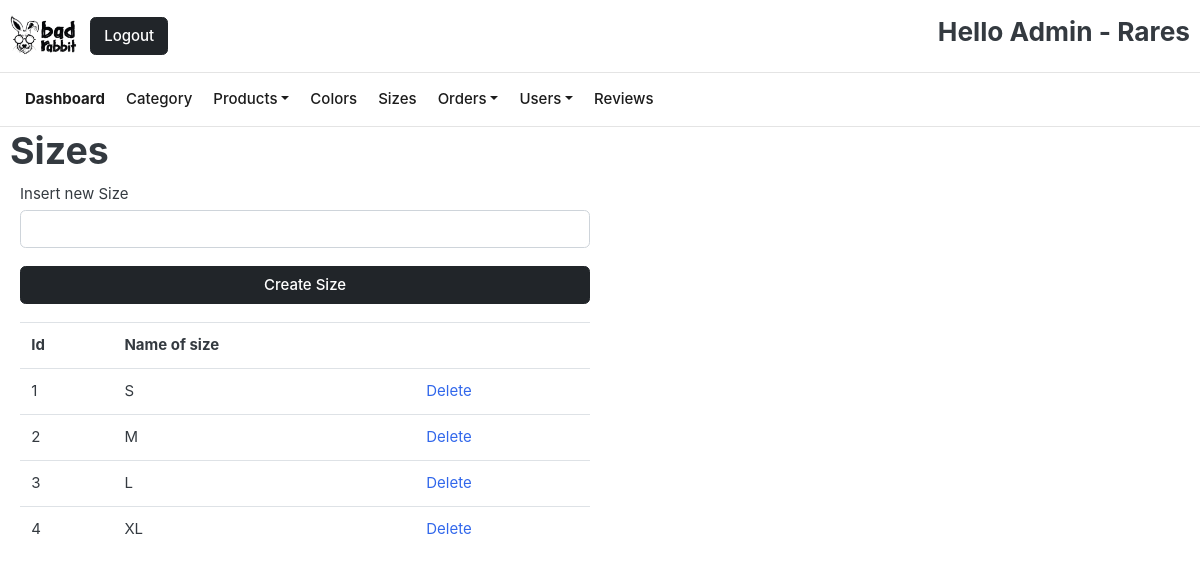
The page /sizes.php (signed in) on the database its author committed.
### tables this page shows
CREATE TABLE `sizes` (
  `id` int(10) NOT NULL,
  `size_name` varchar(100) NOT NULL
);

### sizes.php (the view, shortened to what this page needs)
<?php
include ('header_dashboard.php');
?>
<div class="container">
  <h1>Sizes</h1>
	<div class="col-md-6">
<form action="sizes.php" method="POST">
                    <div class="form-row">
                        <div class="col form-group">
                            <label>Insert new Size</label>
                              <input name="size" type="text" class="form-control" placeholder="">
                        </div>
                    </div>
                    <div class="form-group">
                        <button type="submit" name="btn_create_size" class="btn btn-dark btn-block"> Create Size  </button>
                    </div>
                </form>
</div>
<div class="col-md-6">
	<table class="table table-hover">
		<th>Id</th>
		<th>Name of size</th>
    <th></th>
		<?php
 $sql_query = "select * from sizes";
        $result = mysqli_query($con,$sql_query);
if (mysqli_num_rows($result) > 0) {
  while($row = mysqli_fetch_assoc($result)) {
    echo "<tr><td>".$row['id']."</td><td> " . $row["size_name"].  "</td><td><a href='?action=delete&id=".$row['id']."'>Delete</a></td></tr>";
  }
} else {
  echo "0 results";
}
		 ?>
		</table>
</div>
</div>

### css/ui.css (style rules this page uses)
html { font-family: "Inter", sans-serif; font-size: 15px; }
article:after, .form-group:after { display: block; clear: both; content: ""; }

### rows shown on the page
sizes: id "1", size_name "S"
sizes: id "2", size_name "M"
sizes: id "3", size_name "L"
sizes: id "4", size_name "XL"

### other values the page prints
$_SESSION['first_name'] "Rares"
